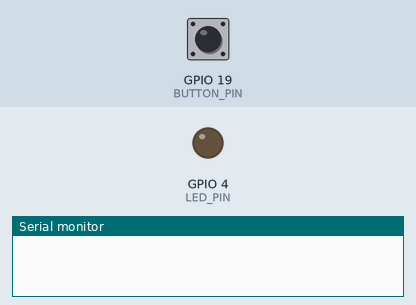
Bench run of a sketch on a simulated ESP32. Shown: output pins drawn as LEDs (lit = HIGH), the last lines printed to the serial monitor. Inputs (shaded band) come from the test bench; at power-on: GPIO 19 (BUTTON_PIN) HIGH.

Above: at 1.2 s.
1.3 s: GPIO 19 (BUTTON_PIN) pulled LOW for 0.15 s
At 1.42 s:
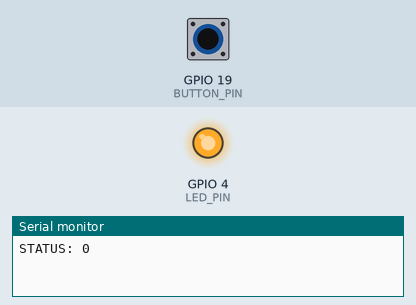
3.0 s: GPIO 19 (BUTTON_PIN) pulled LOW for 3.2 s
At 7.0 s:
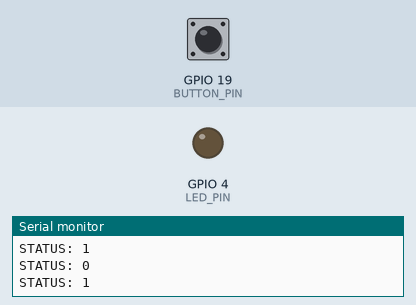
Timing chart, 0 to 8.5 s (numbered marks = the images above; inputs shaded):
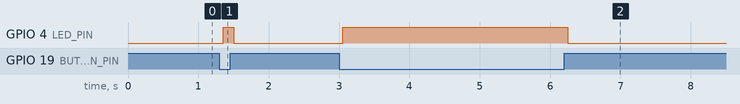

Measured:
- after the input at 1.3 s, GPIO 4 (LED_PIN): LOW → HIGH after 0.05 s, → LOW 0.15 s later
- after the input at 3.0 s, GPIO 4 (LED_PIN): LOW → HIGH after 0.05 s, → LOW 3.2 s later

The sketch:

06_ESP32_Button.ino
```cpp
#define BUTTON_PIN 19
#define LED_PIN 4

void setup() {
  Serial.begin(115200);
  pinMode(BUTTON_PIN, INPUT_PULLUP);
  pinMode(LED_PIN, OUTPUT);
}

bool reading, lastButtonState = HIGH, buttonState = HIGH;
uint32_t lastDebounceTime = 0;

void loop() {
  // Ambil status tombol
  reading = digitalRead(BUTTON_PIN);

  // Jika status button berubah (karena noise atau tekanan), reset timer debounce
  if (reading != lastButtonState) {
    Serial.print("STATUS: ");
    Serial.println(reading);
    lastDebounceTime = millis();
  }

  // Cek apakah sudah melewati waktu debounce
  if ((millis() - lastDebounceTime) > 50) {
    // Jika status button sudah stabil
    if (reading != buttonState) {
      buttonState = reading;

      // Hanya ubah status LED jika button ditekan (LOW)
      if (buttonState == LOW) {
        digitalWrite(LED_PIN, HIGH);
      } else {
        digitalWrite(LED_PIN, LOW);
      }
    }
  }

  // Simpan status button terakhir
  lastButtonState = reading;
}
```
